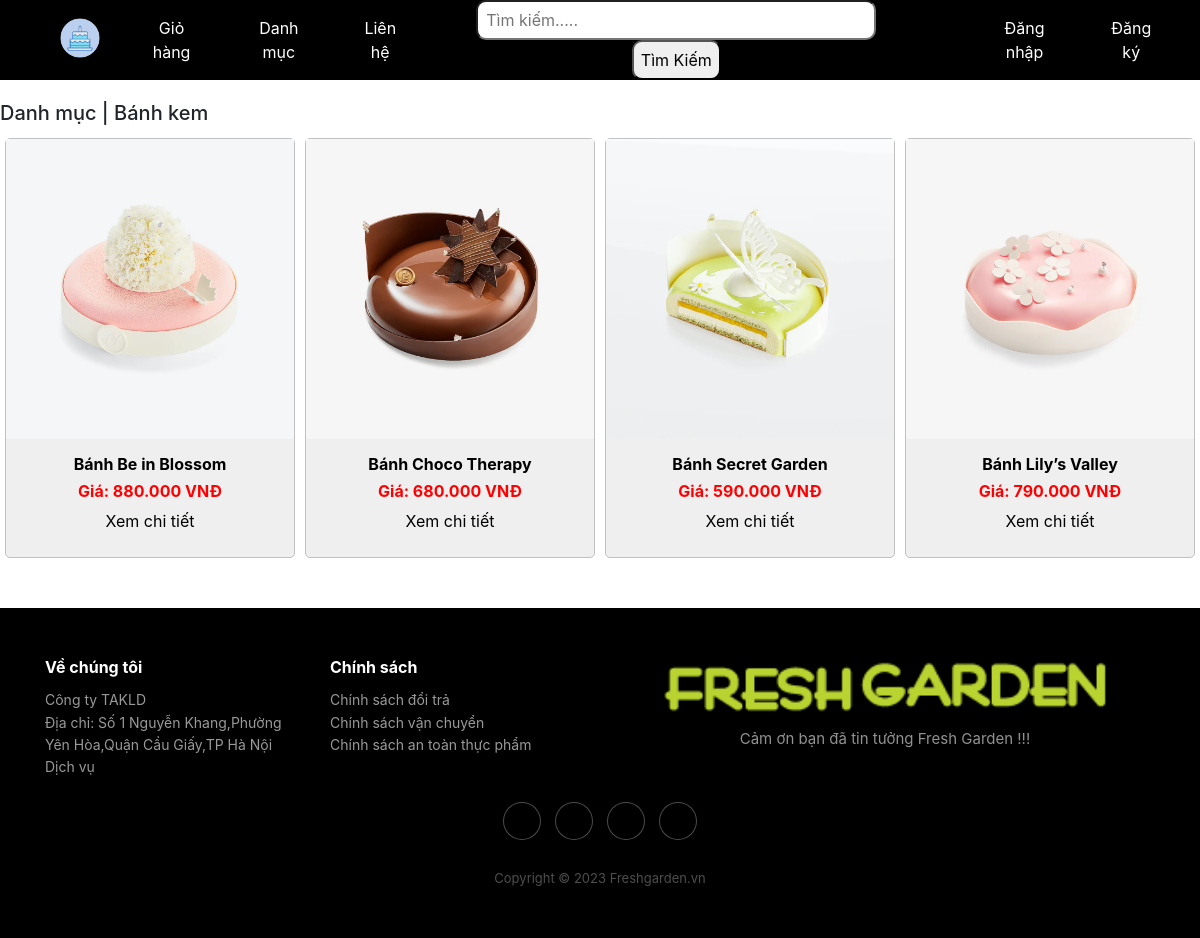
Screenshot of /index.php?quanly=danhmuclist&id=1 with the database file from the repository.
### tables this page shows
CREATE TABLE `tbl_danhmuc` (
  `id_danhmuc` int(11) NOT NULL,
  `tendanhmuc` varchar(100) NOT NULL,
  `thutu` int(11) NOT NULL
);

CREATE TABLE `tbl_sanpham` (
  `id_sanpham` int(11) NOT NULL,
  `tensanpham` varchar(100) NOT NULL,
  `masanpham` varchar(100) NOT NULL,
  `giasanpham` float NOT NULL,
  `soluong` int(11) NOT NULL,
  `hinhanh` varchar(100) NOT NULL,
  `tomtat` varchar(5000) NOT NULL,
  `noidung` text NOT NULL,
  `id_danhmuc` int(11) NOT NULL,
  `trangthai` int(11) NOT NULL
);

### pages/main/danhmuc.php (the view, shortened to what this page needs)
<?php
    $sql_show ="SELECT * FROM tbl_sanpham WHERE tbl_sanpham.id_danhmuc='$_GET[id]' ORDER BY id_sanpham ASC";
    $query_show =mysqli_query($connect,$sql_show);
    $sql_cate ="SELECT * FROM tbl_danhmuc WHERE id_danhmuc='$_GET[id]' LIMIT 1";
    $query_cate =mysqli_query($connect,$sql_cate);
    $row_title =mysqli_fetch_array($query_cate);
?>
<h5> Danh mục |
    <?php
            if(isset($row_title['tendanhmuc'])){
                echo $row_title['tendanhmuc'];
            }else{
                echo "lỗi không lấy được data";
            }
    ?>
</h5>
<ul class="product_list">
    <?php
        while($row_pro=mysqli_fetch_array($query_show)){
    ?>
                    <li>
                        <a href="index.php?quanly=sanpham&id=<?php echo $row_pro['id_sanpham'] ?>">
                            <img src="admincp/modules/quanlysp/uploads/<?php echo $row_pro['hinhanh'] ?>">
                            <h5 class="title_product"> <?php echo $row_pro['tensanpham'] ?></h5>
                            <h5 class="price_product">Giá: <?php echo number_format($row_pro['giasanpham'],0,',','.').' VNĐ' ?></h5>
                            <p style="text-align: center;"><?php echo "Xem chi tiết"?></p>
                        </a>
                    </li>
    <?php
        }
    ?>
</ul>

### css/style.css (style rules this page uses)
body { margin: 0; padding: 0; }
a { text-decoration: none; }
.maincontent img { width: 100%; height: 600px; object-fit: cover; object-position: center; }
ul.product_list { padding: 0; margin: 0; list-style: none; width: 100%; display: flex; justify-content: center; }
ul.product_list li img { object-fit: cover; object-position: center; height: 300px; }
ul.product_list li { background-color: #ffffff; width: 25%; border: 1px solid rgb(193, 193, 193); margin: 5px; float: left; border-radius: 5px; height: 420px; margin-bottom: 50px; background: rgb(239, 239, 239); }
ul.product_list li a { text-decoration: none; }
ul.product_list li > a > p { color: black; }
ul.product_list li img { object-fit: cover; width: 100%; object-position: center; }
h5.price_product { text-align: center; color: red; font-size: 16px; font-weight: bold; }
h5.title_product { text-align: center; color: #000; font-size: 16px; font-weight: bold; }

### css/style_ads.css (style rules this page uses)
* { box-sizing: border-box; }
body { font-family: Verdana, sans-serif; }
img { vertical-align: middle; width: 100%; }

### rows the page displays
tbl_danhmuc: tendanhmuc "Bánh kem"
tbl_sanpham: hinhanh (picture), tensanpham "Bánh Be in Blossom", giasanpham "880.000"
tbl_sanpham: hinhanh (picture), tensanpham "Bánh Choco Therapy", giasanpham "680.000"
tbl_sanpham: hinhanh (picture), tensanpham "Bánh Secret Garden", giasanpham "590.000"
tbl_sanpham: hinhanh (picture), tensanpham "Bánh Lily’s Valley", giasanpham "790.000"
